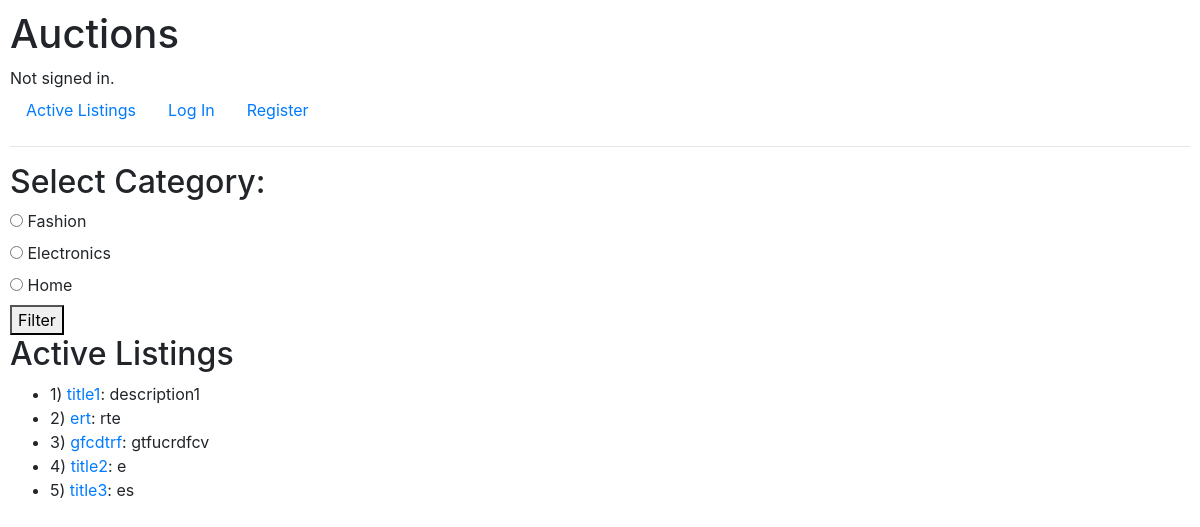
The page / on the database its author committed.
### auctions/models.py (models this page shows, shortened)
class Categorie(models.Model):
    category_name = models.CharField(max_length=64)
    def __str__(self):
        return f"{self.category_name}"

class Listing(models.Model):
    title = models.CharField(max_length=64)
    description = models.CharField(max_length=5000)
    starting_bid = models.DecimalField(max_digits=10, decimal_places=2)
    image_url = models.CharField(max_length=5000)
    category = models.CharField(max_length=5000) #check after adding categories
    seller_id =  models.IntegerField()
    active = models.BooleanField()
    highest_bid_id = models.IntegerField()

### auctions/views.py (the view)
# urls.py: path("", views.index, name="index"),
def index(request):
    if request.method == "POST" and "filter" in request.POST:
        category = request.POST["filter"]
        return render(request, "auctions/index.html", {
        "listings": Listing.objects.filter(category=category),
        "categories": Categorie.objects.all(),
        })
    else:
        return render(request, "auctions/index.html", {
        "listings": Listing.objects.all(),
        "categories": Categorie.objects.all(),
        })

### auctions/templates/auctions/index.html (shortened to what this page needs)
{% extends "auctions/layout.html" %}
{% block body %}
<h2>Select Category:</h2>
<form action="" method="post">
    {%for category in categories%}
    <input type="radio" id="html" name="filter" value="{{category}}">
    <label for="{{category}}">{{category}}</label><br>
    {%endfor%}
    <button type="submit">Filter</button>
</form>
<h2>Active Listings</h2>
<ul>
    {% for listing in listings%}
    <li>
        {{listing.id}}) <a href="/{{listing.title}}">{{listing.title}}</a>: {{listing.description}}
    </li>
    {%endfor%}
</ul>
{% endblock %}

### auctions/templates/auctions/layout.html (shortened to what this page needs)
{% load static %}
<!DOCTYPE html>
<html lang="en">
<head>
    <link rel="stylesheet" href="https://stackpath.bootstrapcdn.com/bootstrap/4.4.1/css/bootstrap.min.css"
>
    <link href="{% static 'auctions/styles.css' %}" rel="stylesheet">
</head>
<body>
    <h1>Auctions</h1>
    <div>
        {% if user.is_authenticated %}
        Signed in as <strong>{{ user.username }}</strong>.
        {% else %}
        Not signed in.
        {% endif %}
    </div>
    <ul class="nav">
        <li class="nav-item">
            <a class="nav-link" href="{% url 'index' %}">Active Listings</a>
        </li>
        {% if user.is_authenticated %}
        <li class="nav-item">
            <a class="nav-link" href="{% url 'create_listing' %}">Create Listing</a>
        </li>
        <li class="nav-item">
            <a class="nav-link" href="{% url 'watchlist' %}">Watchlist</a>
        </li>
        <li class="nav-item">
            <a class="nav-link" href="{% url 'logout' %}">Log Out</a>
        </li>
        {% else %}
        <li class="nav-item">
            <a class="nav-link" href="{% url 'login' %}">Log In</a>
        </li>
        <li class="nav-item">
            <a class="nav-link" href="{% url 'register' %}">Register</a>
        </li>
        {% endif %}
    </ul>
    <hr>
    {% block body %}
    {% endblock %}
</body>
</html>

### auctions/static/auctions/styles.css (style rules this page uses)
body { padding: 10px; }

### rows shown on the page
Categorie: category_name "Fashion"
Categorie: category_name "Electronics"
Categorie: category_name "Home"
Listing: id "1", title "title1", description "description1"
Listing: id "2", title "ert", description "rte"
Listing: id "3", title "gfcdtrf", description "gtfucrdfcv"
Listing: id "4", title "title2", description "e"
Listing: id "5", title "title3", description "es"
